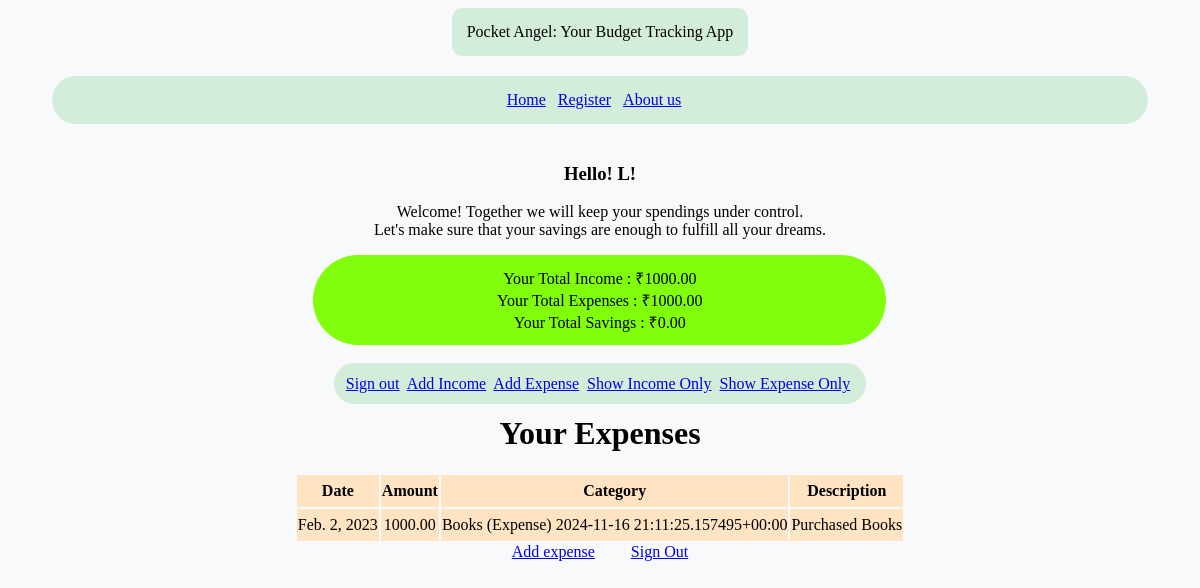
Screenshot of /expense_list (signed in) with the database file from the repository.
### home_app/models.py (models this page shows, shortened)
class User(AbstractBaseUser,PermissionsMixin):
    email = models.EmailField(
    verbose_name="Email Address",
    max_length=255,
    unique=True,
    )
    name = models.CharField(max_length=50)
    phone = models.CharField(max_length=10)
    is_active = models.BooleanField(default=True)
    is_admin = models.BooleanField(default=False)
    objects = UserManager()
    USERNAME_FIELD = "email"
    REQUIRED_FIELDS = ["name","phone"]
    def total_income(self):
        return sum([income.amount for income in self.income.all()]) if self.income.all() else 0
    def total_expense(self):
        return sum([expense.amount for expense in self.expenses.all()]) if self.expenses.all() else 0
    def total_savings(self):
        return self.total_income() - self.total_expense() if self.income.all() and self.expenses.all() else self.total_income()

class Income(models.Model):
    user = models.ForeignKey(User,
    on_delete=models.CASCADE,related_name='income')
    amount = models.DecimalField(max_digits=10, decimal_places=2)
    category = models.ForeignKey(Category, on_delete=models.CASCADE,
    limit_choices_to={'category_type': 'Income'},related_name='income')
    description = models.TextField(blank=True, null=True)
    date = models.DateField()
    created_at = models.DateTimeField(auto_now_add=True)

class Expense(models.Model):
    user = models.ForeignKey(User,
    on_delete=models.CASCADE,related_name='expenses')
    amount = models.DecimalField(max_digits=10, decimal_places=2)
    category = models.ForeignKey(Category, on_delete=models.CASCADE,
    limit_choices_to={'category_type': 'Expense'},related_name='expenses')
    description = models.TextField(blank=True, null=True)
    date = models.DateField()
    is_fixed = models.BooleanField(default=False)
    created_at = models.DateTimeField(auto_now_add=True)

class Category(models.Model):
    INCOME = 'Income'
    EXPENSE = 'Expense'
    CATEGORY_TYPES = [
    (INCOME, 'Income'),
    (EXPENSE, 'Expense'),
    ]
    user = models.ForeignKey(User, on_delete=models.CASCADE, blank=True,
    null=True,related_name='categories')
    name = models.CharField(max_length=50)
    category_type = models.CharField(max_length=10, choices=CATEGORY_TYPES)
    created_at = models.DateTimeField(auto_now_add=True)
    def __str__(self):
        return f"{self.name} ({self.category_type}) {self.created_at}"

### home_app/views.py (the view)
# urls.py: path('expense_list', user_views.expense_list, name='expense_list'),
@login_required(login_url='signin')
def expense_list(request):
    expenses = Expense.objects.filter(user=request.user).order_by('-date')
    return render(request, 'expense_list.html', {'expenses': expenses})

### templates/pages/expense_list.html (shortened to what this page needs)
{% extends 'index.html' %}
{% block expense %}
<div>
    <h1>Your Expenses</h1>
    <div class="'content">
    <table class="table">
        <tr>
            <th>Date</th>
            <th>Amount</th>
            <th>Category</th>
            <th>Description</th>
        </tr>
        {% for exp in expenses %}
        <tr>
            <td>{{ exp.date }}</td>
            <td>{{ exp.amount }}</td>
            <td>{{exp.category}}</td>
            <td>{{exp.description}}</td>
        </tr>
        {% empty %}
        <tr>
            <td colspan="3">No expense recorded.</td>
        </tr>
        {% endfor %}
    </table>
    <a href="{% url 'add_expense' %}">Add expense</a>&nbsp;&nbsp;&nbsp;&nbsp;  &nbsp;&nbsp;&nbsp;
    <a href="{% url 'signout' %}">Sign Out</a>
</div>
</div>
{% endblock %}

### templates/index.html (shortened to what this page needs)
{% extends 'base.html' %}
{% block welcome %}
{% if user.is_authenticated %}
<h3>Hello! {{user.name}}</h3>
<p> Welcome! Together we will keep your spendings under control.<br>
    Let's make sure that your savings are enough to fulfill all your dreams.
</p>
<p class="summary">
  Your Total Income : ₹{{user.total_income}}
  <br>
  Your Total Expenses : ₹{{user.total_expense}}
  <br>
  Your Total Savings : ₹{{user.total_savings}}<br>
</p>
<span class="index-nav">
    <a href="{% url 'signout' %}">Sign out</a>&nbsp;
    <a class="nav-link"  href="{% url 'add_income' %}">Add Income</a>&nbsp;
    <a class="nav-link"  href="{% url 'add_expense' %}">Add Expense</a>&nbsp;
    <a class="nav-link"  href="{% url 'income_list' %}">Show Income Only</a>&nbsp;
    <a class="nav-link"  href="{% url 'expense_list' %}">Show Expense Only</a>&nbsp;
</span>
{% else %}
<p>Hey!It seems you have not signed in. Please signin or if you are a new user then register. </p>
  <a href="{% url 'signin' %}">Signin</a>
  &nbsp;&nbsp;
  <a href="{% url 'register' %}">Register</a>
  {% endif %}
<div>
{% block expense %}
{% endblock %}
    </div>
{% endblock %}

### templates/index.html (style rules this page uses)
body { display: flex; flex-direction: column; align-items: center ; justify-content: baseline; background-color: #f8f9fa; text-align: center; }
.index-nav { background-color: #d4edda; border-color: #c3e6cb; padding: 1vw; width:90%; border-radius: 30px; margin-bottom: 20px; position: relative; z-index: 1; }
.summary { background-color: #81fe0c; border-color: #c3e6cb; padding: 1vw; width:90%; left:3%; border-radius: 50px; margin-bottom: 30px; position: relative; z-index: 1; }

### templates/pages/expense_list.html (style rules this page uses)
table { width: 100%; }

### rows the page displays
User: name "L!", total_income "1000.00", total_expense "1000.00", total_savings "0.00"
Expense: date "Feb. 2, 2023", amount "1000.00", category "Books (Expense) 2024-11-16 21:11:25.157495+00:00", description "Purchased Books"
